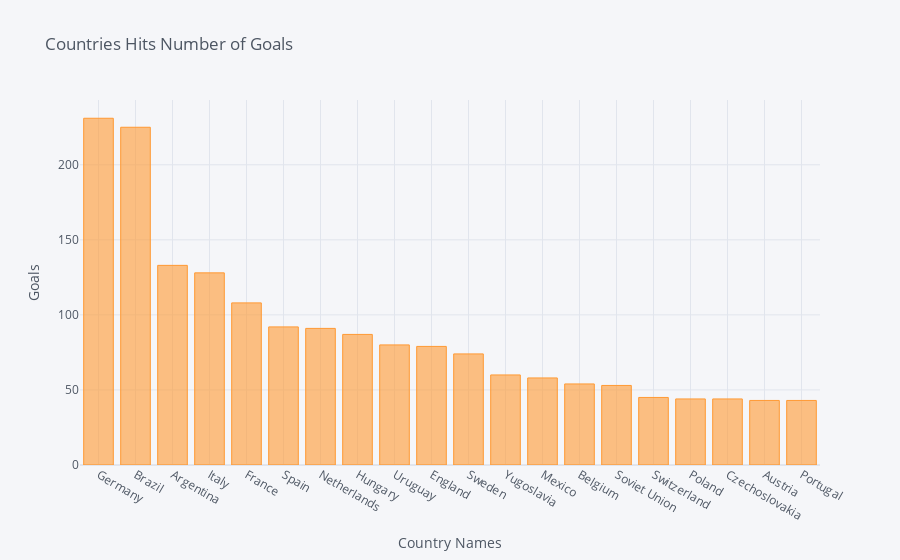

Write notebook code for a chart like this one.
### Code cell
goals[:20].iplot(kind='bar', xTitle = 'Country Names', yTitle = 'Goals', title = 'Countries Hits Number of Goals')

### Figure 1 — Plotly figure (JSON) as saved in the notebook; plotly's stock layout.template omitted (floating-point values rounded to 4 significant figures)
{"data": [{"marker": {"color": "rgba(255, 153, 51, 0.6)", "line": {"color": "rgba(255, 153, 51, 1.0)", "width": 1}}, "name": "Goals", "orientation": "v", "text": "", "type": "bar", "x": ["Germany", "Brazil", "Argentina", "Italy", "France", "Spain", "Netherlands", "Hungary", "Uruguay", "England", "Sweden", "Yugoslavia", "Mexico", "Belgium", "Soviet Union", "Switzerland", "Poland", "Czechoslovakia", "Austria", "Portugal"], "y": [231, 225, 133, 128, 108, 92, 91, 87, 80, 79, 74, 60, 58, 54, 53, 45, 44, 44, 43, 43]}], "layout": {"legend": {"bgcolor": "#F5F6F9", "font": {"color": "#4D5663"}}, "paper_bgcolor": "#F5F6F9", "plot_bgcolor": "#F5F6F9", "title": {"font": {"color": "#4D5663"}, "text": "Countries Hits Number of Goals"}, "xaxis": {"gridcolor": "#E1E5ED", "showgrid": true, "tickfont": {"color": "#4D5663"}, "title": {"font": {"color": "#4D5663"}, "text": "Country Names"}, "zerolinecolor": "#E1E5ED"}, "yaxis": {"gridcolor": "#E1E5ED", "showgrid": true, "tickfont": {"color": "#4D5663"}, "title": {"font": {"color": "#4D5663"}, "text": "Goals"}, "zerolinecolor": "#E1E5ED"}}}
